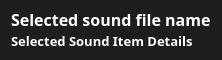
           <widget class="QFrame" name="RightPanelHeader">
            <property name="minimumSize">
             <size>
              <width>0</width>
              <height>60</height>
             </size>
            </property>
            <property name="maximumSize">
             <size>
              <width>16777215</width>
              <height>60</height>
             </size>
            </property>
            <property name="styleSheet">
             <string notr="true">background-color: rgb(30, 30, 30);
color: rgb(255, 255, 255);</string>
            </property>
            <property name="frameShape">
             <enum>QFrame::NoFrame</enum>
            </property>
            <property name="frameShadow">
             <enum>QFrame::Raised</enum>
            </property>
            <layout class="QHBoxLayout" name="horizontalLayout_6">
             <item>
              <widget class="QFrame" name="frame_5">
               <property name="minimumSize">
                <size>
                 <width>0</width>
                 <height>0</height>
                </size>
               </property>
               <property name="frameShape">
                <enum>QFrame::NoFrame</enum>
               </property>
               <property name="frameShadow">
                <enum>QFrame::Raised</enum>
               </property>
               <layout class="QVBoxLayout" name="verticalLayout_2">
                <property name="leftMargin">
                 <number>0</number>
                </property>
                <property name="topMargin">
                 <number>0</number>
                </property>
                <property name="rightMargin">
                 <number>0</number>
                </property>
                <property name="bottomMargin">
                 <number>0</number>
                </property>
                <item>
                 <widget class="QLabel" name="SelectedSoundFileNameLabel">
                  <property name="font">
                   <font>
                    <family>Red Hat Display</family>
                    <pointsize>12</pointsize>
                    <weight>75</weight>
                    <bold>true</bold>
                   </font>
                  </property>
                  <property name="text">
                   <string>Selected sound file name</string>
                  </property>
                 </widget>
                </item>
                <item>
                 <widget class="QLabel" name="SelectedSoundItemDetailsLabel">
                  <property name="font">
                   <font>
                    <family>Red Hat Display</family>
                    <pointsize>10</pointsize>
                    <weight>75</weight>
                    <bold>true</bold>
                   </font>
                  </property>
                  <property name="text">
                   <string>Selected Sound Item Details</string>
                  </property>
                 </widget>
                </item>
               </layout>
              </widget>
             </item>
            </layout>
           </widget>
